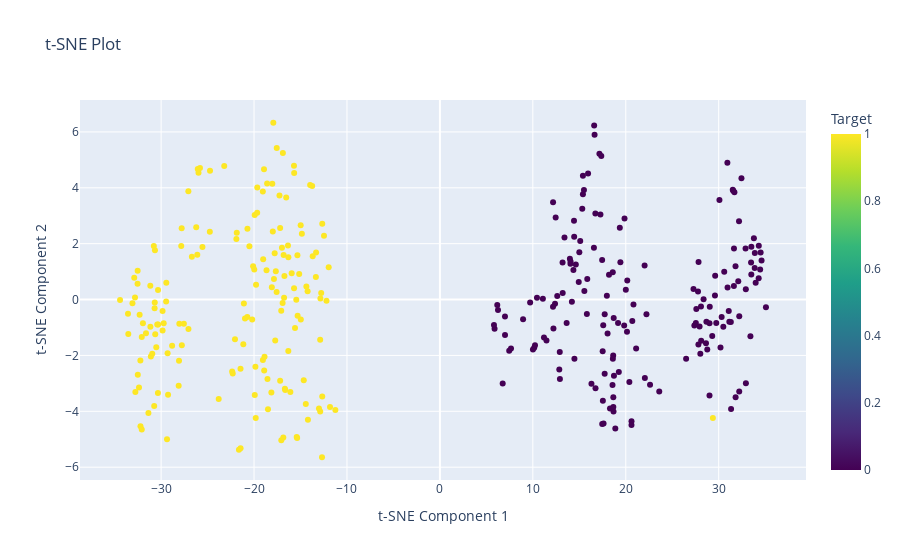

Notebook source saved alongside this figure:
### Code cell
from sklearn.manifold import TSNE
import plotly.express as px

def tsne_plot(dataframe, target_column):
    """
    Generates a t-SNE plot using Plotly with hover information to visualize high-dimensional data.

    Parameters:
    - dataframe: pandas DataFrame containing numeric columns.
    - target_column: Name of the target column in the DataFrame.

    Returns:
    - fig: Plotly Figure object containing the t-SNE plot with hover information.
    """
    X = dataframe.drop(columns=[target_column])
    y = dataframe[target_column]

    tsne = TSNE(n_components=2, random_state=42)
    X_tsne = tsne.fit_transform(X)
    hover_text = ['Index: {}'.format(index) for index in dataframe.index]
    fig = px.scatter(x=X_tsne[:, 0], y=X_tsne[:, 1], color=y, labels={'x': 't-SNE Component 1', 'y': 't-SNE Component 2'}, color_continuous_scale='viridis', title='t-SNE Plot', hover_name=hover_text)
    fig.update_coloraxes(colorbar_title=target_column)

    return fig, X_tsne

fig, tsne = tsne_plot(df_, 'Target')

fig.show()

### Figure 1 — Plotly figure (JSON) as saved in the notebook; plotly's stock layout.template omitted (floating-point values rounded to 4 significant figures; data arrays with more than 128 entries replaced by an {"elided": "..."} marker saying what was removed)
{"data": [{"hovertemplate": "<b>%{hovertext}</b><br><br>t-SNE Component 1=%{x}<br>t-SNE Component 2=%{y}<br>color=%{marker.color}<extra></extra>", "hovertext": {"elided": "330 str values"}, "legendgroup": "", "marker": {"color": {"elided": "330 int values"}, "coloraxis": "coloraxis", "symbol": "circle"}, "mode": "markers", "name": "", "orientation": "v", "showlegend": false, "type": "scatter", "x": {"elided": "330 float values"}, "xaxis": "x", "y": {"elided": "330 float values"}, "yaxis": "y"}], "layout": {"coloraxis": {"colorbar": {"title": {"text": "Target"}}, "colorscale": [[0, "#440154"], [0.1111, "#482878"], [0.2222, "#3e4989"], [0.3333, "#31688e"], [0.4444, "#26828e"], [0.5556, "#1f9e89"], [0.6667, "#35b779"], [0.7778, "#6ece58"], [0.8889, "#b5de2b"], [1, "#fde725"]]}, "legend": {"tracegroupgap": 0}, "title": {"text": "t-SNE Plot"}, "xaxis": {"anchor": "y", "domain": [0, 1], "title": {"text": "t-SNE Component 1"}}, "yaxis": {"anchor": "x", "domain": [0, 1], "title": {"text": "t-SNE Component 2"}}}}
